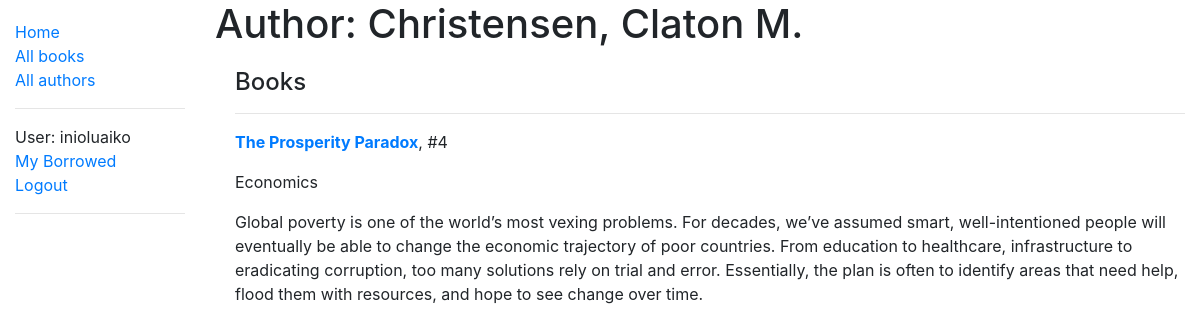
Before: /catalog/author/4 (signed in) with the older database file.
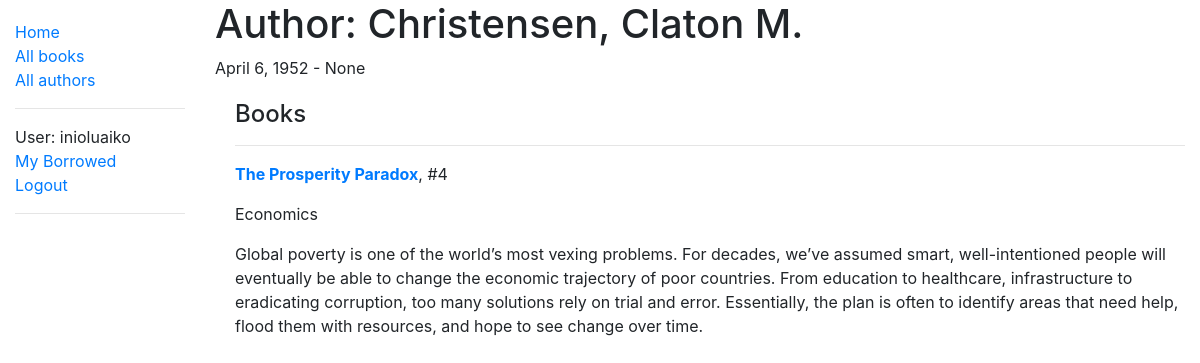
After: the same page with the newer database file.
### catalog/models.py (models this page shows, shortened)
class Author(models.Model):
    first_name = models.CharField(max_length=100)
    last_name = models.CharField(max_length=100)
    date_of_birth = models.DateField(null=True, blank=True)
    date_of_death = models.DateField("Died", null=True, blank=True)
    class Meta:
        ordering = ["last_name", "first_name"]
    def __str__(self):
        return f"{self.last_name}, {self.first_name}"

### catalog/views.py (the view)
# urls.py: path('author/<int:pk>', views.AuthorDetailView.as_view(), name='author-detail'),
class AuthorDetailView(LoginRequiredMixin, generic.DetailView):
    model = Author

### catalog/models.py (called while the page is built)
    def __str__(self):
        return self.name

    def get_absolute_url(self):
        return reverse("book-detail", args=[str(self.id)])

### catalog/templates/catalog/author_detail.html (shortened to what this page needs)
{% extends "base_generic.html" %}
{% block content %}
<h1>Author: {{ author }}</h1>
{% if author.date_of_birth != None %}
<p>{{ author.date_of_birth }} - {{ author.date_of_death }}</p>
{% endif %}
<div style="margin-left:20px;margin-top:20px">
  <h4>Books</h4>
  {% for book in author.book_set.all %}
  <hr>
  <p><strong><a href="{{ book.get_absolute_url }}">{{ book.title }}</a></strong>, #{{book.id}}</p>
  <p>{% for genre in book.genre.all %} {{ genre }}{% endfor %}
  </p>
  <p>{{book.summary}}</p>
  {% endfor %}
</div>
{% endblock %}

Changed rows visible on the page:
changed Author "Christensen, Claton M.": date_of_birth (not shown) → "April 6, 1952"; date_of_death (not shown) → "None"
